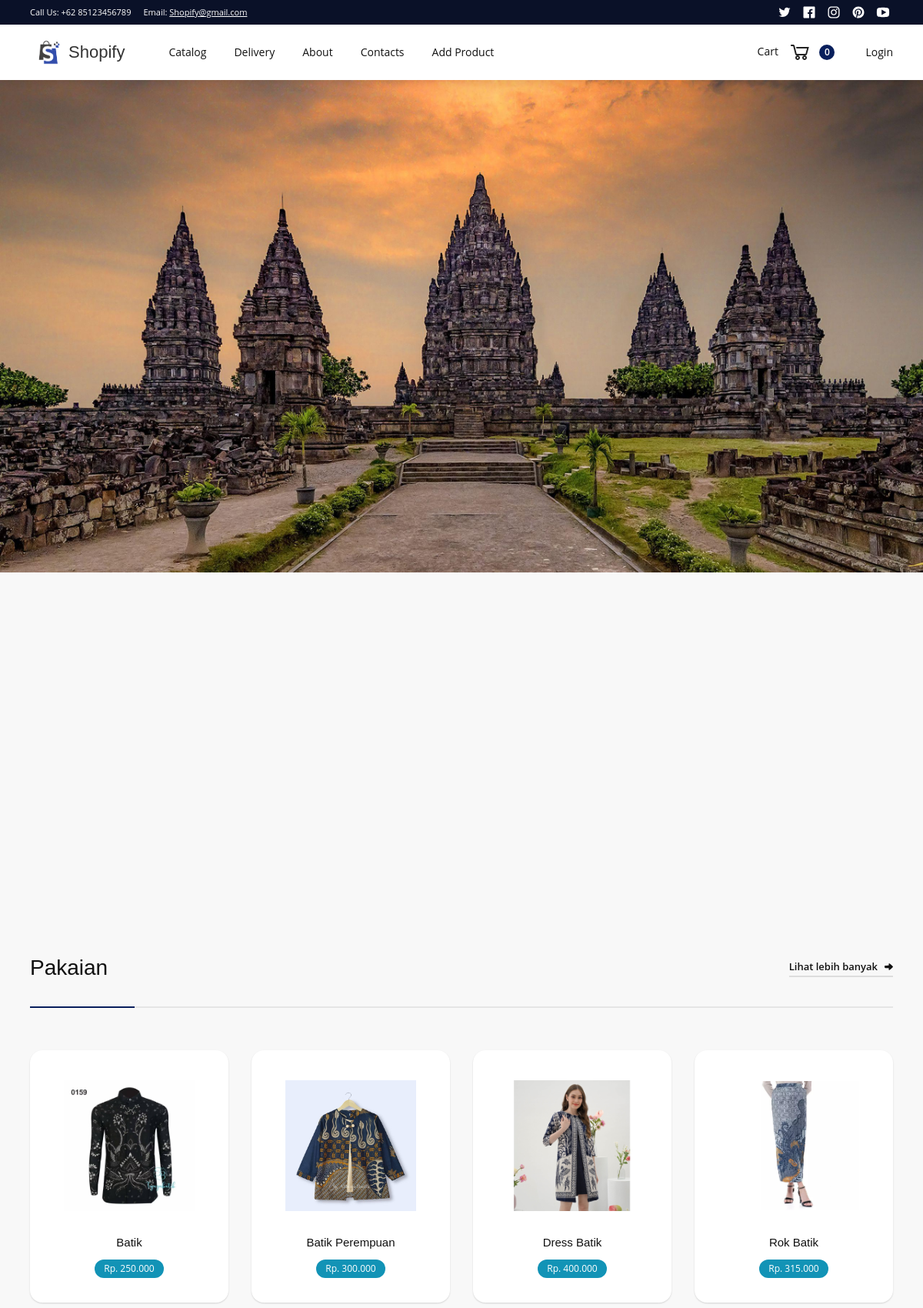
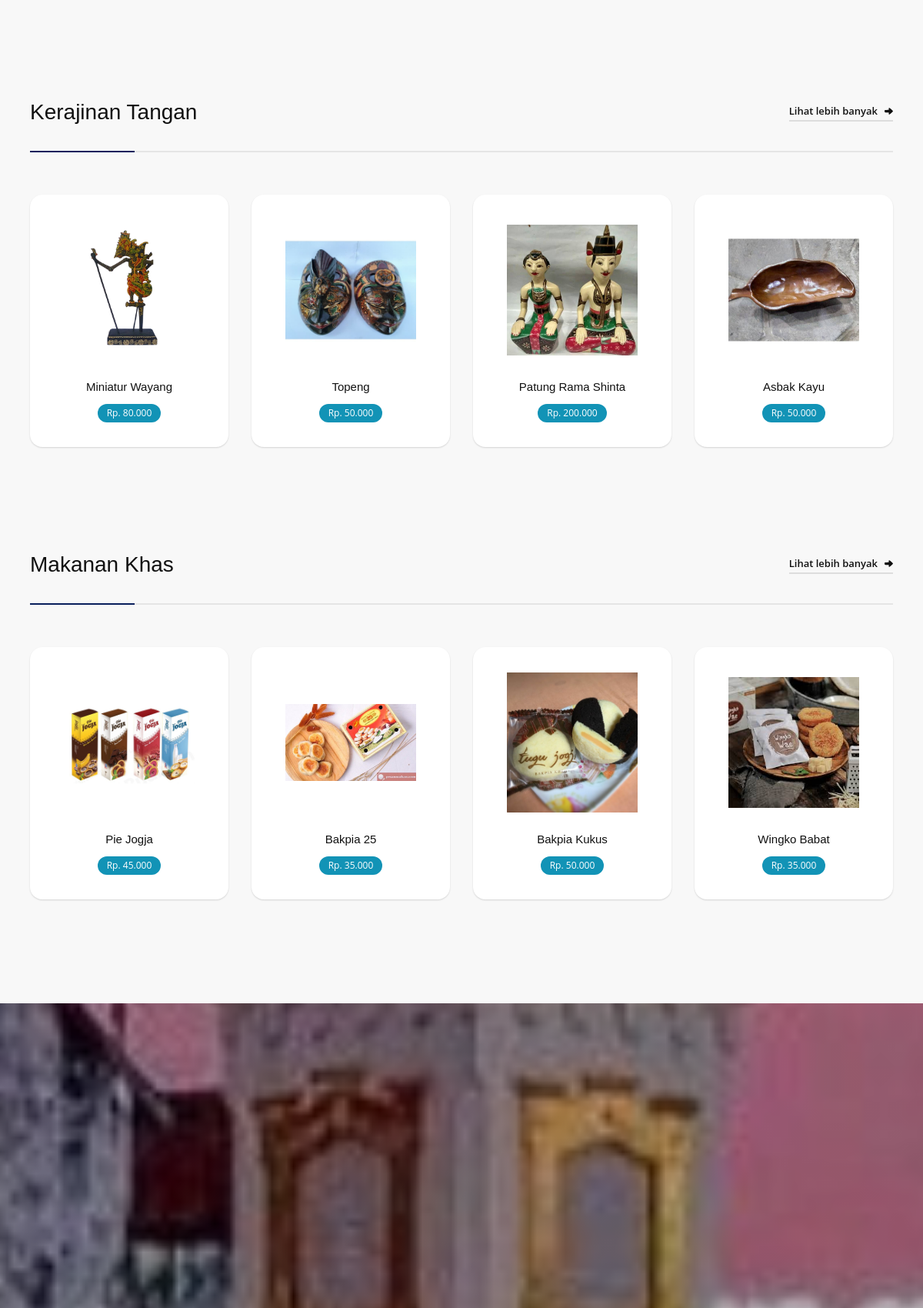
The page / (upper part) on the database its author committed (2 pictures, top to bottom).
### tables this page shows
CREATE TABLE categories (
    id INT AUTO_INCREMENT PRIMARY KEY,
    nama VARCHAR(255) NOT NULL,
    image_url VARCHAR(255),
    created_at TIMESTAMP DEFAULT CURRENT_TIMESTAMP
);

CREATE TABLE products (
    id INT AUTO_INCREMENT PRIMARY KEY,
    name VARCHAR(255) NOT NULL,
    description TEXT,
    price DECIMAL(20, 2) NOT NULL,
    stock INT DEFAULT 0,
    image_url VARCHAR(255),
    category_id INT,
    created_at TIMESTAMP DEFAULT CURRENT_TIMESTAMP,
    FOREIGN KEY (category_id) REFERENCES categories(id) ON DELETE SET NULL
);

### index.php (the view, shortened to what this page needs)
<?php
require 'config/database.php';
$query = $pdo->prepare("SELECT id, nama FROM categories");
$query->execute();
$categories = $query->fetchAll(PDO::FETCH_ASSOC);
?>
<!DOCTYPE html>
<html data-wf-page="5badda2935e11305319a461d" data-wf-site="5badda2935e11303a89a461e">
<head>
  <link href="css/webflow-style.css" rel="stylesheet" type="text/css" />
</head>
<body>
  <div class="page-wrapper">
  <?php
        include 'components/navbar.php'
    ?>
    <div class="section hero-section">
      <div class="wrapper text-white">
      </div>
    </div>
    <div id="Scroll-Section" class="section haze">
      <div class="wrapper">
        <div class="home-categories">
        </div>
      </div>
    </div>
    <?php foreach ($categories as $category): ?>
      <div class="section haze no-padding-top">
      <div class="wrapper">
        <div class="shop-header">
          <h3 class="no-margin"><?= htmlspecialchars($category['nama']); ?></h3><a href="catalog.php?category=<?= $category['id']; ?>" class="link arrow-link">Lihat lebih banyak</a>
          <div class="shop-header-line">
            <div class="shop-header-color"></div>
          </div>
        </div>
        <div class="full-width w-dyn-list">
          <div role="list" class="products w-dyn-items">
          <?php
            $categoryId = $category['id'];
            try {
                $query = "SELECT products.id, products.name, products.description, products.price, products.image_url, categories.nama AS category_name
                          FROM products
                          LEFT JOIN categories ON products.category_id = categories.id";
                if ($categoryId) {
                    $query .= " WHERE products.category_id = :category_id LIMIT 4";
                }
                $stmt = $pdo->prepare($query);
                if ($categoryId) {
                    $stmt->bindParam(':category_id', $categoryId, PDO::PARAM_INT);
                }
                $stmt->execute();
                $products = $stmt->fetchAll(PDO::FETCH_ASSOC);
            } catch (PDOException $e) {
                die("Error fetching products: " . $e->getMessage());
            }
            ?>
            <?php if (!empty($products)) : ?>
              <?php foreach ($products as $product) : ?>
                  <div role="listitem" class="product-card-wrapper w-dyn-item">
                      <a href="product.php?id=<?php echo $product['id']; ?>" class="product-card w-inline-block">
                          <div class="product-card-image-wrapper">
                              <img src="images/products/<?php echo htmlspecialchars($product['image_url']); ?>" alt="<?php echo htmlspecialchars($product['name']); ?>" class="product-card-image" />
                          </div>
                          <h6 class="product-card-heading"><?php echo htmlspecialchars($product['name']); ?></h6>
                          <div class="product-card-price">Rp. <?php echo number_format($product['price'], 0, ',', '.'); ?></div>
                      </a>
                  </div>
              <?php endforeach; ?>
          <?php else : ?>
              <p>No products found.</p>
          <?php endif; ?>
          </div>
        </div>
      </div>
    </div>
    <?php endforeach; ?>
    <div class="section video-section">
      <div class="wrapper">
      </div>
    </div>
</body>
</html>

### rows shown on the page
categories: nama "Pakaian"
products: image_url (picture), name "Batik", price "250.000"
products: image_url (picture), name "Batik Perempuan", price "300.000"
products: image_url (picture), name "Dress Batik", price "400.000"
products: image_url (picture), name "Rok Batik", price "315.000"
categories: nama "Kerajinan Tangan"
products: image_url (picture), name "Miniatur Wayang", price "80.000"
products: image_url (picture), name "Topeng", price "50.000"
products: image_url (picture), name "Patung Rama Shinta", price "200.000"
products: image_url (picture), name "Asbak Kayu", price "50.000"
categories: nama "Makanan Khas"
products: image_url (picture), name "Pie Jogja", price "45.000"
products: image_url (picture), name "Bakpia 25", price "35.000"
products: image_url (picture), name "Bakpia Kukus", price "50.000"
products: image_url (picture), name "Wingko Babat", price "35.000"

### other values the page prints
count($cartItems) "0"
